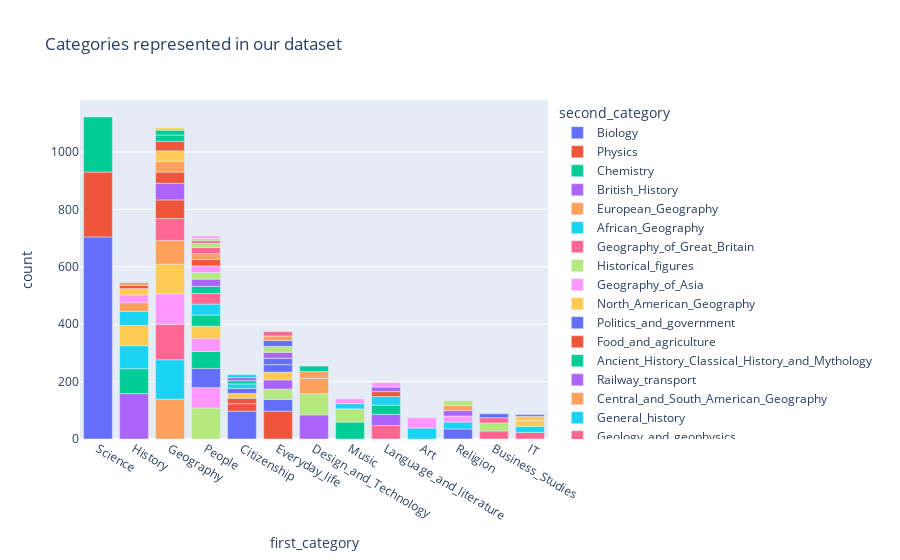

Notebook source saved alongside this figure:
### Markdown cell above
# Data distribution

### Code cell
# First copy the data_frame
reduced_categories = categories.copy(deep=True)

# Extract the reduced categories and add them to the copied df
reduced_categories_list = [category.replace('subject.', '').split('.')[0] for category in reduced_categories['category']]
reduced_categories = reduced_categories.assign(first_category = reduced_categories_list)

# Extract second most important category
reduced_categories_list_2 = [category.replace('subject.', '').split('.')[1] if len(category.replace('subject.', '').split('.')) > 1 else None for category in reduced_categories['category']]
reduced_categories = reduced_categories.assign(second_category = reduced_categories_list_2)

# Count the new distribution and plot it
first_category_distribution = reduced_categories['first_category'].value_counts()
second_category_distribution = reduced_categories['second_category'].value_counts()
reduced_categories = reduced_categories.drop(columns =['article', 'category']).drop_duplicates()

merged = pd.merge(second_category_distribution, reduced_categories, on = 'second_category')
display(merged.head())
'''
fig, ax = plt.subplots()
ax.bar(category_distribution.index, category_distribution.values)
ax.set_ylabel('Number of articles per category')
ax.set_xlabel('Categories of articles')
ax.set_xticks(np.arange(len(category_distribution.values)), category_distribution.index, rotation = 90)
ax.set_title('Distribution of articles according to the domain')
plt.show()
'''

fig = px.bar(merged, x="first_category", y="count", color="second_category", title="Categories represented in our dataset")
fig.show()
fig.write_html("docs/test.html")
